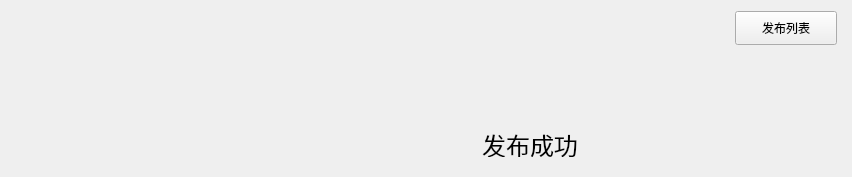
                               <widget class="QWidget" name="widget_top" native="true">
                                <property name="minimumSize">
                                 <size>
                                  <width>0</width>
                                  <height>160</height>
                                 </size>
                                </property>
                                <property name="maximumSize">
                                 <size>
                                  <width>16777215</width>
                                  <height>240</height>
                                 </size>
                                </property>
                                <layout class="QHBoxLayout" name="horizontalLayout_106">
                                 <item>
                                  <spacer name="horizontalSpacer_85">
                                   <property name="orientation">
                                    <enum>Qt::Horizontal</enum>
                                   </property>
                                   <property name="sizeType">
                                    <enum>QSizePolicy::Fixed</enum>
                                   </property>
                                   <property name="sizeHint" stdset="0">
                                    <size>
                                     <width>60</width>
                                     <height>0</height>
                                    </size>
                                   </property>
                                  </spacer>
                                 </item>
                                 <item>
                                  <spacer name="horizontalSpacer_56">
                                   <property name="orientation">
                                    <enum>Qt::Horizontal</enum>
                                   </property>
                                   <property name="sizeType">
                                    <enum>QSizePolicy::Expanding</enum>
                                   </property>
                                   <property name="sizeHint" stdset="0">
                                    <size>
                                     <width>300</width>
                                     <height>20</height>
                                    </size>
                                   </property>
                                  </spacer>
                                 </item>
                                 <item>
                                  <widget class="QWidget" name="" native="true">
                                   <property name="minimumSize">
                                    <size>
                                     <width>300</width>
                                     <height>0</height>
                                    </size>
                                   </property>
                                   <layout class="QVBoxLayout" name="verticalLayout_101">
                                    <item>
                                     <layout class="QVBoxLayout" name="verticalLayout_102">
                                      <item>
                                       <widget class="QLabel" name="label_71">
                                        <property name="minimumSize">
                                         <size>
                                          <width>300</width>
                                          <height>76</height>
                                         </size>
                                        </property>
                                        <property name="maximumSize">
                                         <size>
                                          <width>140</width>
                                          <height>50</height>
                                         </size>
                                        </property>
                                        <property name="text">
                                         <string/>
                                        </property>
                                        <property name="pixmap">
                                         <pixmap resource="../themes/green/green.qrc">:/images/view/icon@2x.png</pixmap>
                                        </property>
                                        <property name="scaledContents">
                                         <bool>false</bool>
                                        </property>
                                        <property name="alignment">
                                         <set>Qt::AlignCenter</set>
                                        </property>
                                       </widget>
                                      </item>
                                      <item>
                                       <spacer name="verticalSpacer_58">
                                        <property name="orientation">
                                         <enum>Qt::Vertical</enum>
                                        </property>
                                        <property name="sizeType">
                                         <enum>QSizePolicy::Fixed</enum>
                                        </property>
                                        <property name="sizeHint" stdset="0">
                                         <size>
                                          <width>20</width>
                                          <height>30</height>
                                         </size>
                                        </property>
                                       </spacer>
                                      </item>
                                      <item>
                                       <widget class="QLabel" name="label_72">
                                        <property name="minimumSize">
                                         <size>
                                          <width>50</width>
                                          <height>25</height>
                                         </size>
                                        </property>
                                        <property name="maximumSize">
                                         <size>
                                          <width>16777215</width>
                                          <height>30</height>
                                         </size>
                                        </property>
                                        <property name="font">
                                         <font>
                                          <pointsize>18</pointsize>
                                         </font>
                                        </property>
                                        <property name="text">
                                         <string>发布成功</string>
                                        </property>
                                        <property name="textFormat">
                                         <enum>Qt::PlainText</enum>
                                        </property>
                                        <property name="alignment">
                                         <set>Qt::AlignCenter</set>
                                        </property>
                                       </widget>
                                      </item>
                                      <item>
                                       <spacer name="verticalSpacer_45">
                                        <property name="orientation">
                                         <enum>Qt::Vertical</enum>
                                        </property>
                                        <property name="sizeType">
                                         <enum>QSizePolicy::Fixed</enum>
                                        </property>
                                        <property name="sizeHint" stdset="0">
                                         <size>
                                          <width>20</width>
                                          <height>0</height>
                                         </size>
                                        </property>
                                       </spacer>
                                      </item>
                                     </layout>
                                    </item>
                                   </layout>
                                  </widget>
                                 </item>
                                 <item>
                                  <spacer name="horizontalSpacer_62">
                                   <property name="orientation">
                                    <enum>Qt::Horizontal</enum>
                                   </property>
                                   <property name="sizeHint" stdset="0">
                                    <size>
                                     <width>40</width>
                                     <height>20</height>
                                    </size>
                                   </property>
                                  </spacer>
                                 </item>
                                 <item>
                                  <layout class="QVBoxLayout" name="verticalLayout_103">
                                   <item>
                                    <widget class="QPushButton" name="btn_sucpublish">
                                     <property name="minimumSize">
                                      <size>
                                       <width>102</width>
                                       <height>34</height>
                                      </size>
                                     </property>
                                     <property name="maximumSize">
                                      <size>
                                       <width>102</width>
                                       <height>34</height>
                                      </size>
                                     </property>
                                     <property name="text">
                                      <string>发布列表</string>
                                     </property>
                                    </widget>
                                   </item>
                                   <item>
                                    <spacer name="verticalSpacer_46">
                                     <property name="orientation">
                                      <enum>Qt::Vertical</enum>
                                     </property>
                                     <property name="sizeHint" stdset="0">
                                      <size>
                                       <width>20</width>
                                       <height>40</height>
                                      </size>
                                     </property>
                                    </spacer>
                                   </item>
                                  </layout>
                                 </item>
                                 <item>
                                  <spacer name="horizontalSpacer_84">
                                   <property name="orientation">
                                    <enum>Qt::Horizontal</enum>
                                   </property>
                                   <property name="sizeType">
                                    <enum>QSizePolicy::Fixed</enum>
                                   </property>
                                   <property name="sizeHint" stdset="0">
                                    <size>
                                     <width>4</width>
                                     <height>20</height>
                                    </size>
                                   </property>
                                  </spacer>
                                 </item>
                                </layout>
                               </widget>
